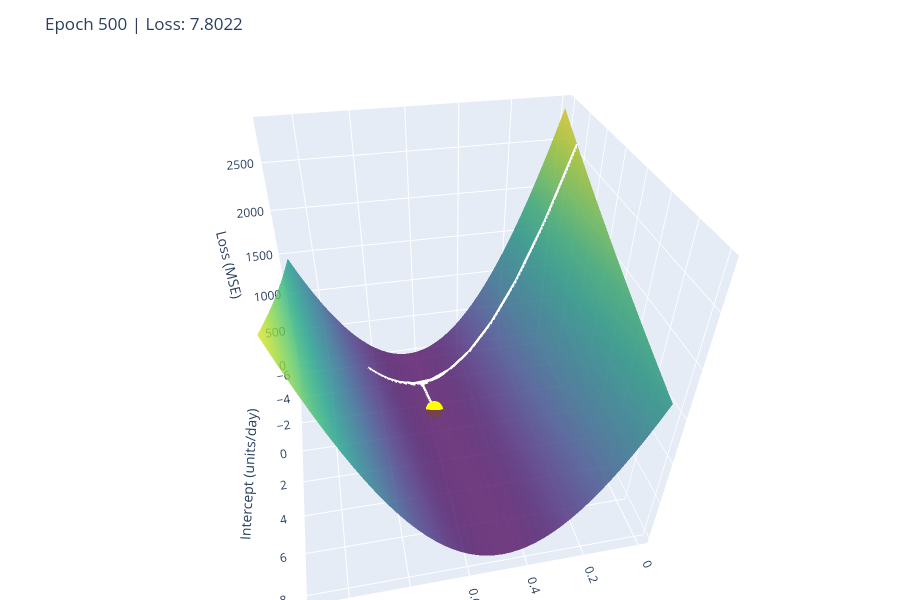

This figure's notebook cell:
### Code cell
# Gradient Descent - Clinical Example: Body Weight vs Daily Insulin Requirement
import torch
import torch.nn as nn
import torch.optim as optim
import numpy as np
import plotly.graph_objects as go
from IPython.display import clear_output
import time

# --- TOGGLE LOGIC ---
try:
    run_gradient_descent
except NameError:
    run_gradient_descent = False

run_gradient_descent = not run_gradient_descent

# --- 1. SETUP DATA ---
# Clinical Example: Body Weight (kg) vs Total Daily Insulin Dose (units/day)
# True relationship: insulin = 0.55 * weight + 2   (simulated data)
np.random.seed(42)
weight_numpy = np.linspace(40, 120, 100)
insulin_numpy = 0.55 * weight_numpy + 2 + np.random.normal(0, 3, size=weight_numpy.shape)

weight_tensor = torch.from_numpy(weight_numpy.astype(np.float32)).view(-1, 1)
insulin_tensor = torch.from_numpy(insulin_numpy.astype(np.float32)).view(-1, 1)

# --- 2. PRE-CALCULATE LANDSCAPE ---
# Slope: insulin units per kg (true value ~0.55, the classic 0.5-0.6 units/kg rule)
# Intercept: units/day at zero weight (true value ~2)
w_values = np.linspace(0, 1.1, 40)
b_values = np.linspace(-6, 8, 40)
w_grid, b_grid = np.meshgrid(w_values, b_values)
loss_grid = np.zeros_like(w_grid)

for i in range(w_grid.shape[0]):
    for j in range(w_grid.shape[1]):
        pred = w_grid[i, j] * weight_numpy + b_grid[i, j]
        loss_grid[i, j] = np.mean((insulin_numpy - pred)**2)

# Initial position
initial_w, initial_b = 0.0, -4.0
initial_loss = np.mean((insulin_numpy - (initial_w * weight_numpy + initial_b))**2)

# --- CAMERA SETUP ---
camera_view = dict(eye=dict(x=0.3, y=1.5, z=1.2))

def create_figure(path_w, path_b, path_loss, title):
    fig = go.Figure()

    fig.add_trace(go.Surface(
        x=w_grid, y=b_grid, z=loss_grid,
        colorscale='Viridis', opacity=0.8,
        showscale=False, name='Landscape'
    ))

    fig.add_trace(go.Scatter3d(
        x=path_w, y=path_b, z=path_loss,
        mode='lines', line=dict(color='white', width=5),
        name='Path'
    ))

    fig.add_trace(go.Scatter3d(
        x=[path_w[-1]], y=[path_b[-1]], z=[path_loss[-1]],
        mode='markers', marker=dict(size=10, color='yellow'),
        name='Agent'
    ))

    fig.update_layout(
        title=title,
        scene=dict(
            xaxis_title='Slope (units per kg)',
            yaxis_title='Intercept (units/day)',
            zaxis_title='Loss (MSE)',
            camera=camera_view
        ),
        width=900, height=600,
        showlegend=False,
        margin=dict(l=0, r=0, b=0, t=60)
    )

    return fig

# --- EXECUTION MODES ---

if not run_gradient_descent:
    fig = create_figure(
        [initial_w], [initial_b], [initial_loss],
        'Gradient Descent (Body Weight → Daily Insulin) - Run again to start'
    )
    fig.show()

else:
    model = nn.Linear(1, 1)
    with torch.no_grad():
        model.weight.fill_(initial_w)
        model.bias.fill_(initial_b)

    optimizer = optim.Adam(model.parameters(), lr=0.1)
    criterion = nn.MSELoss()

    path_w = [initial_w]
    path_b = [initial_b]
    path_loss = [initial_loss]

    fig = create_figure(path_w, path_b, path_loss, 'Epoch 0 | Starting...')
    fig.show()
    time.sleep(1.0)

    for epoch in range(500):
        optimizer.zero_grad()
        outputs = model(weight_tensor)
        loss = criterion(outputs, insulin_tensor)
        loss.backward()
        optimizer.step()

        # Record AFTER step, but recalculate loss at new position
        w_curr = model.weight.item()
        b_curr = model.bias.item()
        # Recalculate loss to match the surface calculation exactly
        with torch.no_grad():
            l_curr = criterion(model(weight_tensor), insulin_tensor).item()

        path_w.append(w_curr)
        path_b.append(b_curr)
        path_loss.append(l_curr)

        if (epoch + 1) % 5 == 0:
            clear_output(wait=True)
            fig = create_figure(
                path_w, path_b, path_loss,
                f'Epoch {epoch+1} | Loss: {l_curr:.4f}'
            )
            fig.show()
            time.sleep(0.05)

### Figure 1 — Plotly figure (JSON) as saved in the notebook; plotly's stock layout.template omitted (floating-point values rounded to 4 significant figures; data arrays with more than 128 entries replaced by an {"elided": "..."} marker saying what was removed)
{"data": [{"colorscale": [[0.0, "#440154"], [0.1111, "#482878"], [0.2222, "#3e4989"], [0.3333, "#31688e"], [0.4444, "#26828e"], [0.5556, "#1f9e89"], [0.6667, "#35b779"], [0.7778, "#6ece58"], [0.8889, "#b5de2b"], [1.0, "#fde725"]], "name": "Landscape", "opacity": 0.8, "showscale": false, "type": "surface", "x": {"elided": "40x40 float values"}, "y": {"elided": "40x40 float values"}, "z": {"elided": "40x40 float values"}}, {"line": {"color": "white", "width": 5}, "mode": "lines", "name": "Path", "type": "scatter3d", "x": {"elided": "501 float values"}, "y": {"elided": "501 float values"}, "z": {"elided": "501 float values"}}, {"marker": {"color": "yellow", "size": 10}, "mode": "markers", "name": "Agent", "type": "scatter3d", "x": [0.5834], "y": [-1.169], "z": [7.802]}], "layout": {"height": 600, "margin": {"b": 0, "l": 0, "r": 0, "t": 60}, "scene": {"camera": {"eye": {"x": 0.3, "y": 1.5, "z": 1.2}}, "xaxis": {"title": {"text": "Slope (units per kg)"}}, "yaxis": {"title": {"text": "Intercept (units/day)"}}, "zaxis": {"title": {"text": "Loss (MSE)"}}}, "showlegend": false, "title": {"text": "Epoch 500 | Loss: 7.8022"}, "width": 900}}
